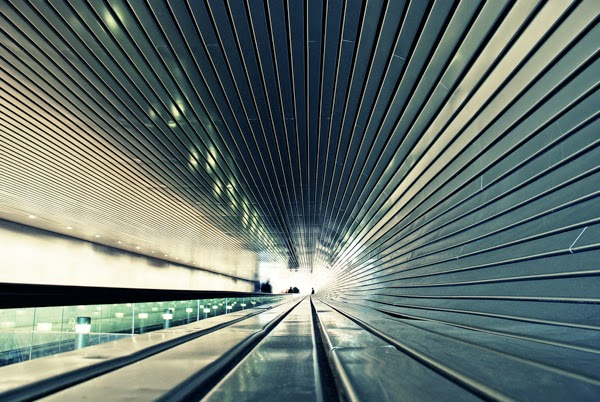
#> input picture delivery03/testLines.jpg, 600 x 402 px
$ python line.py
#> lines starting #> are read from the running program, lines starting #| are printed output that depends on the picture
"""
@file hough_lines.py
@brief This program demonstrates line finding with the Hough transform
"""
import sys
import math
import cv2 as cv
import numpy as np


def main():
    default_file = 'e34ce0452108219af69b5afe90fa0982.jpg'
    filename = "testLines.jpg"
    # Loads an image
    src = cv.imread(cv.samples.findFile(filename), cv.IMREAD_GRAYSCALE)
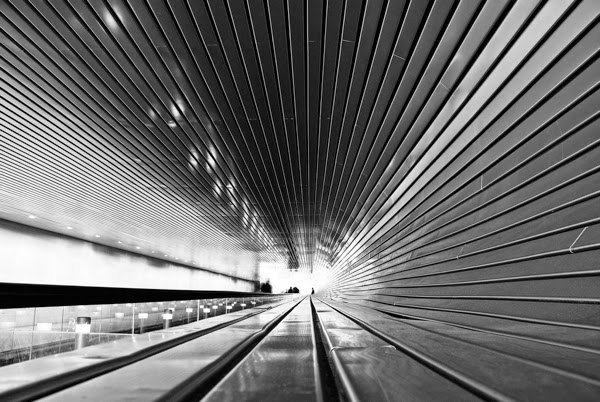
#> src: shape (402, 600); min 0, max 255, mean 108.8

    dst = cv.Canny(src, 50, 200, None, 3)
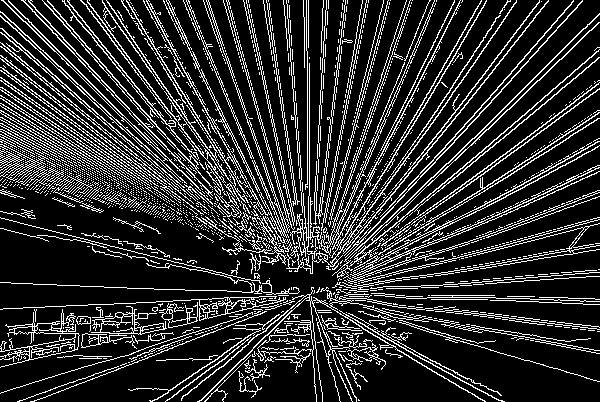
#> dst: shape (402, 600); 18.3% white in thin lines or dots
    cv.imshow("detcted", dst)
    # Copy edges to the images that will display the results in BGR
    cdstP = cv.cvtColor(dst, cv.COLOR_GRAY2BGR)
#> cdstP: shape (402, 600, 3); 18.3% white in thin lines or dots

    linesP = cv.HoughLinesP(dst, 1, np.pi / 180, 50, None, 50, 10)
#> linesP = 347 rows, first 6: [121, 317, 297, 293], [80, 286, 211, 290], [467, 166, 582, 72], [187, 315, 412, 276], [0, 125, 399, 262], [2, 60, 183, 202]

    if linesP is not None:
        for i in range(0, len(linesP)):
            l = linesP[i][0]
            cv.line(cdstP, (l[0], l[1]), (l[2], l[3]), (0, 0, 255), 1, cv.LINE_AA)
#> this loop made 347 passes
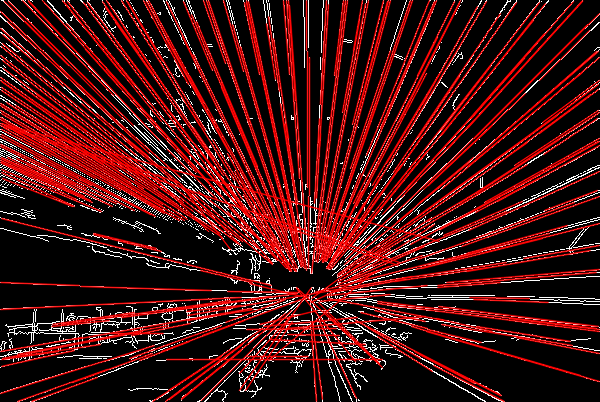
#> cdstP: shape (402, 600, 3); mean B, G, R 17.8, 17.8, 72.3

    cv.imshow("Source", src)
    cv.imshow("Detected Lines", cdstP)

    cv.waitKey()
    return 0


if __name__ == "__main__":
    main()
